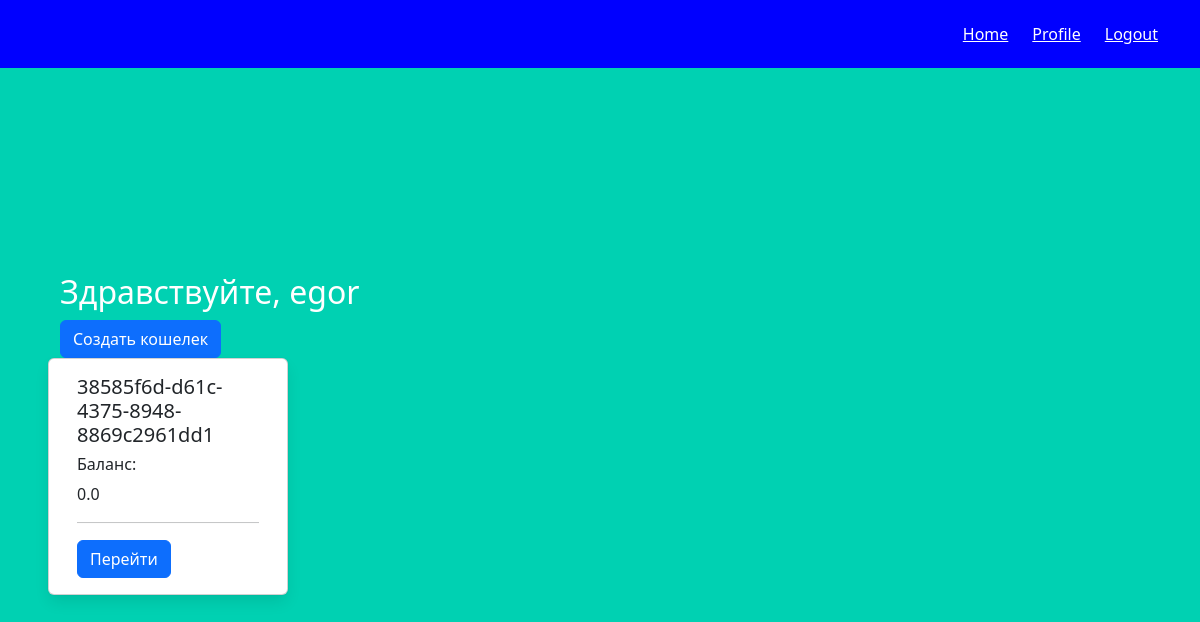
Screenshot of /profile (signed in) with the database file from the repository.
### models.py (models this page shows, shortened)
class User(UserMixin, db.Model):
    __tablename__ = "users"
    id = db.Column(db.Integer, primary_key=True)
    email = db.Column(db.String(100), unique=True)
    password = db.Column(db.String(100))
    name = db.Column(db.String(100))
    accounts = db.relationship("Account", back_populates="user")

class Account(db.Model):
    __tablename__ = "accounts"
    id = db.Column(db.Integer, primary_key=True)
    number = db.Column(db.String(255), nullable=False, default=lambda: str(uuid4()))
    balance = db.Column(db.Float, nullable=False, default=0)
    user_id = db.Column(db.Integer, db.ForeignKey('users.id'))
    user = db.relationship("User", back_populates="accounts")

### main.py (the view)
@main.route('/profile')
@login_required
def profile():
    accounts = current_user.accounts
    return render_template('profile.html', name = current_user.name, accounts = accounts)

### __init__.py (called while the page is built)
def create_app():
    app = Flask(__name__, template_folder='templates')
    app.config['SECRET_KEY'] = '0102'
    app.config['SQLALCHEMY_DATABASE_URI'] = 'sqlite:///db.sqlite'
    app.config['SQLALCHEMY_TRACK_MODIFICATIONS'] = False
    from .auth import auth as auth_blueprint
    app.register_blueprint(auth_blueprint)
    from .main import main as main_blueprint
    app.register_blueprint(main_blueprint)
    db.init_app(app)
    migrate = Migrate(app, db)
    login_manager = LoginManager()
    login_manager.login_view = 'auth.login'
    login_manager.init_app(app)
    from .models import User
    @login_manager.user_loader
    def load_user(user_id):
        return User.query.get(int(user_id))
    return app

### templates/profile.html
{% extends "base.html" %}
{% block content %}
    <p class="h2">Здравствуйте, {{ current_user.name }}</P>
      <form method="POST" action="/accounts" enctype="multipart/form-data">
        <button type="submit" class="btn btn-primary">Создать кошелек</button>
      </form>
      <div class="row row-cols-1 row-cols-md-3 mt-50">
{% for account in accounts %}
<div class="card" style="width: 15rem;">
  <div class="card-body">
    <h5 class="card-title">{{ account.number }}</h5>
    <h6> Баланс: </h6 class="card-subtitle mb-2 text-body-secondary">{{ account.balance }}</h6>
    <hr>
    <a href="/accounts/{{account.id}}"><button type="button" class="btn btn-primary">Перейти</button></a>
  </div>
</div>
{% endfor %}
</div>
{% endblock %}

### rows the page displays
User: name "egor"
Account: number "38585f6d-d61c-4375-8948-8869c2961dd1", balance "0.0"
